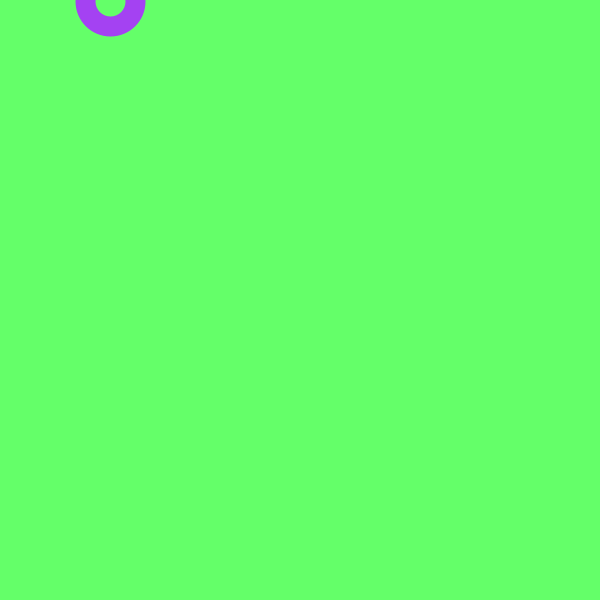
Frame 1 (no input)
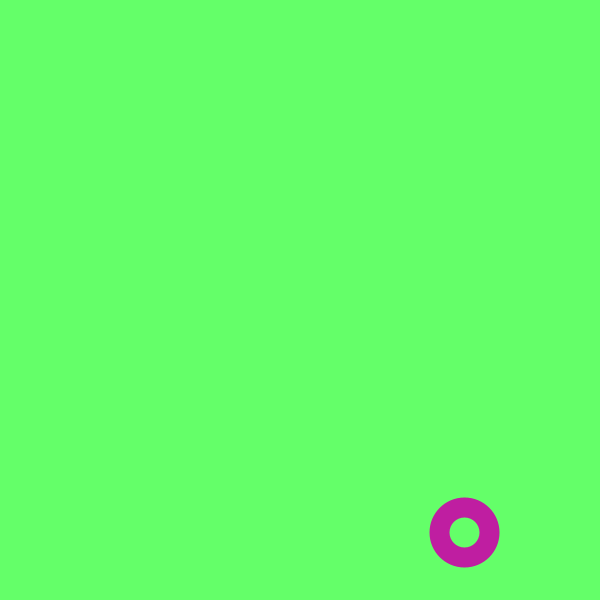
Frame 60 (the mouse pressed at the canvas centre just before this capture)
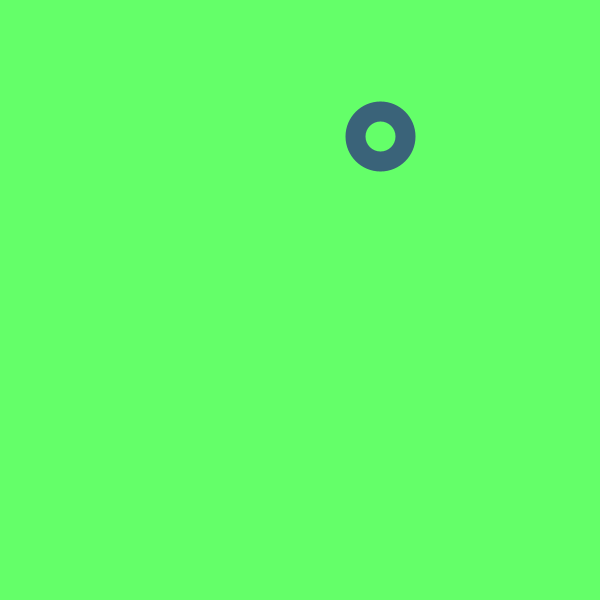
Frame 120 (the mouse held since frame 60 and released just before this capture)

The Processing sketch that drew these frames (run headless with seeded random() and noise(); from frame 60 on, the mouse is pressed at the canvas centre):

// Processing sketch: processing_91072
// ── processing_91072.pde

int xPos=110;
int yPos=1;
int xCount=6;
int yCount=5;

void setup (){
frameRate(1500);
size(600,600);
smooth();
}
void draw(){

stroke(random(0,255),random(0,255),random(0,255));
background(100,255,105);
strokeWeight(20);
noFill();
ellipse(xPos,yPos,50,50);

xPos= xPos +xCount;//incex x postion by 1
if(xPos >= 600 || xPos <= 0){
if (mousePressed);
xCount=-xCount;//reverses when hits far edge
}
yPos=round(yPos+(yCount*1.8)); //index y postion by 1
if(yPos>= 600 || yPos<=0){
yCount=-yCount;// reverses when hit on bottom
}

}
